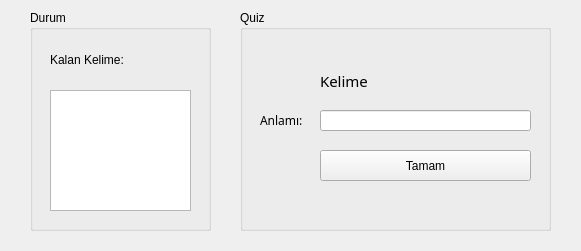
<?xml version="1.0" encoding="UTF-8"?>
<ui version="4.0">
 <class>Form</class>
 <widget class="QWidget" name="Form">
  <property name="geometry">
   <rect>
    <x>0</x>
    <y>0</y>
    <width>581</width>
    <height>251</height>
   </rect>
  </property>
  <property name="minimumSize">
   <size>
    <width>491</width>
    <height>182</height>
   </size>
  </property>
  <property name="maximumSize">
   <size>
    <width>345353</width>
    <height>345334</height>
   </size>
  </property>
  <property name="windowTitle">
   <string>Word Quiz</string>
  </property>
  <property name="windowIcon">
   <iconset>
    <normaloff>:/resim/logo_wq.png</normaloff>:/resim/logo_wq.png</iconset>
  </property>
  <widget class="QGroupBox" name="groupBox">
   <property name="geometry">
    <rect>
     <x>30</x>
     <y>10</y>
     <width>181</width>
     <height>221</height>
    </rect>
   </property>
   <property name="title">
    <string>Durum</string>
   </property>
   <widget class="QLabel" name="kalan_kelime">
    <property name="geometry">
     <rect>
      <x>20</x>
      <y>40</y>
      <width>131</width>
      <height>19</height>
     </rect>
    </property>
    <property name="text">
     <string>Kalan Kelime:</string>
    </property>
   </widget>
   <widget class="QListWidget" name="listWidget">
    <property name="geometry">
     <rect>
      <x>20</x>
      <y>80</y>
      <width>141</width>
      <height>121</height>
     </rect>
    </property>
   </widget>
  </widget>
  <widget class="QGroupBox" name="groupBox_2">
   <property name="geometry">
    <rect>
     <x>240</x>
     <y>10</y>
     <width>311</width>
     <height>221</height>
    </rect>
   </property>
   <property name="title">
    <string>Quiz</string>
   </property>
   <widget class="QLabel" name="kelime">
    <property name="geometry">
     <rect>
      <x>80</x>
      <y>50</y>
      <width>351</width>
      <height>41</height>
     </rect>
    </property>
    <property name="font">
     <font>
      <family>Calibri Light</family>
      <pointsize>11</pointsize>
     </font>
    </property>
    <property name="text">
     <string>Kelime</string>
    </property>
   </widget>
   <widget class="QLabel" name="anlam">
    <property name="geometry">
     <rect>
      <x>20</x>
      <y>100</y>
      <width>68</width>
      <height>21</height>
     </rect>
    </property>
    <property name="font">
     <font>
      <family>Calibri Light</family>
      <pointsize>9</pointsize>
     </font>
    </property>
    <property name="text">
     <string>Anlamı:</string>
    </property>
   </widget>
   <widget class="QLineEdit" name="verigirisi">
    <property name="geometry">
     <rect>
      <x>80</x>
      <y>100</y>
      <width>211</width>
      <height>21</height>
     </rect>
    </property>
   </widget>
   <widget class="QPushButton" name="tamam">
    <property name="geometry">
     <rect>
      <x>80</x>
      <y>140</y>
      <width>211</width>
      <height>31</height>
     </rect>
    </property>
    <property name="text">
     <string>Tamam</string>
    </property>
   </widget>
  </widget>
 </widget>
 <resources>
  <include location="resimler.qrc"/>
 </resources>
 <connections/>
</ui>
